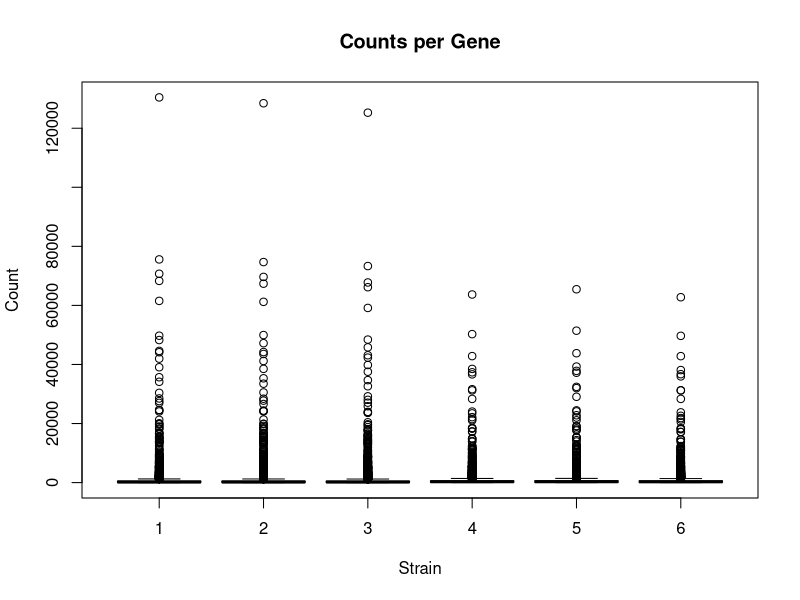
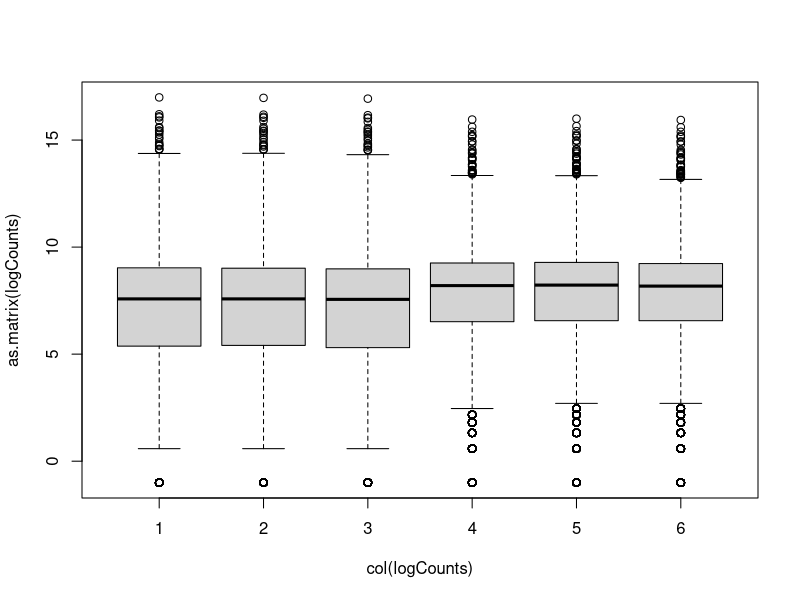

These charts were generated, in order, by the following R code:
## ---- chunk 1
knitr::opts_chunk$set(echo = FALSE)
library(dplyr)
## ---- chunk 2
# Let’s look at our dataset and perform some basic checks before we do a differential expression analysis.


fcData <- read.table('yeast_counts_all_chr.txt', sep='\t', header=TRUE)
fcData %>% head()


# Rename data columns to reflect group membership
names(fcData)[7:12] = c("WT1", "WT2", "WT3", "MT1", "MT2", "MT3")



# Extract count data
# Remove annotation columns
# Add row names
counts <- fcData[, 7:12]
rownames(counts) <- fcData$Geneid

# Log transformation (add 0.5 to avoid log(0) issues):
logCounts <- log2(as.matrix(counts) + 0.5)

## ---- chunk 3
boxplot(as.matrix(counts) ~ col(counts), main = "Counts per Gene", xlab = "Strain", ylab = "Count")
## ---- chunk 4
boxplot(as.matrix(logCounts) ~ col(logCounts))
